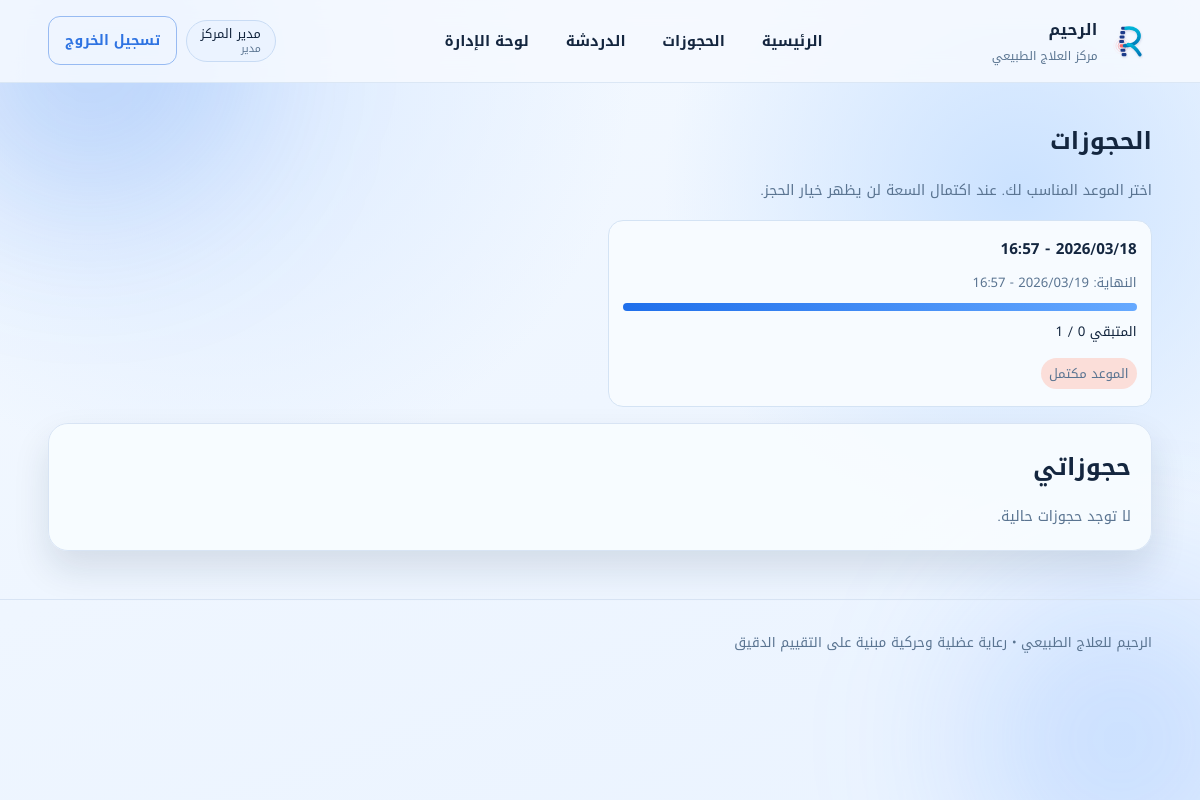
The app's page /reservations (signed in) with its own data.
### tables this page shows
CREATE TABLE users (
            id INTEGER PRIMARY KEY AUTOINCREMENT,
            full_name TEXT NOT NULL,
            username TEXT NOT NULL UNIQUE,
            password_hash TEXT NOT NULL,
            role TEXT NOT NULL CHECK (role IN ('patient', 'admin')),
            created_at TEXT NOT NULL
        );

CREATE TABLE reservation_slots (
            id INTEGER PRIMARY KEY AUTOINCREMENT,
            start_time TEXT NOT NULL,
            end_time TEXT NOT NULL,
            capacity INTEGER NOT NULL DEFAULT 1,
            is_active INTEGER NOT NULL DEFAULT 1,
            created_by INTEGER,
            created_at TEXT NOT NULL,
            FOREIGN KEY (created_by) REFERENCES users(id)
        );

### app.py (the view)
@app.route("/reservations")
@login_required
def reservations():
    db = get_db()
    now = datetime.utcnow().isoformat(timespec="minutes")
    slots = db.execute(
        """
        SELECT
            s.id,
            s.start_time,
            s.end_time,
            s.capacity,
            s.is_active,
            COUNT(r.id) AS booked
        FROM reservation_slots s
        LEFT JOIN reservations r ON r.slot_id = s.id AND r.status = 'confirmed'
        WHERE s.is_active = 1 AND s.start_time >= ?
        GROUP BY s.id
        ORDER BY s.start_time ASC
        """,
        (now,),
    ).fetchall()
    my_reservations = db.execute(
        """
        SELECT r.id, r.notes, r.status, r.created_at, s.start_time, s.end_time
        FROM reservations r
        JOIN reservation_slots s ON s.id = r.slot_id
        WHERE r.user_id = ?
        ORDER BY s.start_time ASC
        """,
        (current_user.id,),
    ).fetchall()
    return render_template(
        "reservations.html",
        slots=slots,
        my_reservations=my_reservations,
    )

### app.py (called while the page is built)
@login_manager.user_loader
def load_user(user_id: str) -> User | None:
    return User.get(user_id)

def get_db() -> sqlite3.Connection:
    if "db" not in g:
        g.db = sqlite3.connect(DB_PATH)
        g.db.row_factory = sqlite3.Row
    return g.db

@app.template_filter("dt_ar")
def dt_ar_filter(value: str) -> str:
    if not value:
        return "-"
    try:
        dt = datetime.fromisoformat(value)
        return dt.strftime("%Y/%m/%d - %H:%M")
    except ValueError:
        return value

    @staticmethod
    def from_row(row: sqlite3.Row) -> "User":
        return User(
            user_id=row["id"],
            full_name=row["full_name"],
            username=row["username"],
            role=row["role"],
        )

    @staticmethod
    def get(user_id: str) -> "User | None":
        db = get_db()
        row = db.execute(
            "SELECT id, full_name, username, role FROM users WHERE id = ?",
            (user_id,),
        ).fetchone()
        return User.from_row(row) if row else None

### templates/reservations.html (shortened to what this page needs)
{% extends "base.html" %}
{% block content %}
<section class="section-head" data-reveal>
  <h1>الحجوزات</h1>
  <p>اختر الموعد المناسب لك. عند اكتمال السعة لن يظهر خيار الحجز.</p>
</section>
<section class="slots-grid" data-reveal>
  {% if slots %}
    {% for slot in slots %}
      {% set remaining = slot.capacity - slot.booked %}
      {% set usage = ((slot.booked / slot.capacity) * 100) | int %}
      <article class="slot-card">
        <h2>{{ slot.start_time|dt_ar }}</h2>
        <p>النهاية: {{ slot.end_time|dt_ar }}</p>
        <div class="capacity">
          <div class="bar"><span style="width: {{ usage }}%"></span></div>
          <small>المتبقي {{ remaining }} / {{ slot.capacity }}</small>
        </div>
        {% if remaining > 0 %}
          <form method="post" action="{{ url_for('book_slot', slot_id=slot.id) }}">
            <label for="notes-{{ slot.id }}">ملاحظة للحجز (اختياري)</label>
            <textarea id="notes-{{ slot.id }}" name="notes" rows="2" placeholder="مثال: ألم مزمن أسفل الظهر"></textarea>
            <button class="btn" type="submit">تأكيد الحجز</button>
          </form>
        {% else %}
          <p class="badge-danger">الموعد مكتمل</p>
        {% endif %}
      </article>
    {% endfor %}
  {% else %}
    <p class="empty-state">لا توجد مواعيد متاحة الآن.</p>
  {% endif %}
</section>
<section class="panel" data-reveal>
  <h2>حجوزاتي</h2>
  {% if my_reservations %}
  <div class="table-wrap">
    <table>
      <thead>
        <tr>
          <th>موعد البداية</th>
          <th>موعد النهاية</th>
          <th>الحالة</th>
          <th>ملاحظة</th>
          <th>إجراء</th>
        </tr>
      </thead>
      <tbody>
        {% for booking in my_reservations %}
        <tr>
          <td>{{ booking.start_time|dt_ar }}</td>
          <td>{{ booking.end_time|dt_ar }}</td>
          <td>{{ booking.status }}</td>
          <td>{{ booking.notes or '-' }}</td>
          <td>
            <form method="post" action="{{ url_for('cancel_reservation', reservation_id=booking.id) }}">
              <button class="btn ghost danger" type="submit">إلغاء</button>
            </form>
          </td>
        </tr>
        {% endfor %}
      </tbody>
    </table>
  </div>
  {% else %}
  <p class="empty-state">لا توجد حجوزات حالية.</p>
  {% endif %}
</section>
{% endblock %}

### templates/base.html (shortened to what this page needs)
<!doctype html>
<html lang="ar" dir="rtl">
  <head>
    <link rel="stylesheet" href="{{ url_for('static', filename='css/style.css') }}" />
  </head>
  <body>
    <div class="bg-orb bg-orb-a" aria-hidden="true"></div>
    <div class="bg-orb bg-orb-b" aria-hidden="true"></div>
    <header class="site-header">
      <div class="container nav-wrap">
        <a href="{{ url_for('home') }}" class="brand">
          <img src="{{ url_for('static', filename='images/r-logo.svg') }}" alt="شعار الرحيم بشكل جسم إنسان وعمود فقري" class="brand-logo" />
          <div>
            <strong>الرحيم</strong>
            <span>مركز العلاج الطبيعي</span>
          </div>
        </a>
        <nav class="site-nav">
          <a href="{{ url_for('home') }}">الرئيسية</a>
          {% if current_user.is_authenticated %}
          <a href="{{ url_for('reservations') }}">الحجوزات</a>
          <a href="{{ url_for('chat') }}">الدردشة</a>
          {% if current_user.role == 'admin' %}
          <a href="{{ url_for('admin_dashboard') }}">لوحة الإدارة</a>
          {% endif %}
          {% endif %}
        </nav>
        <div class="account-zone">
          {% if current_user.is_authenticated %}
          <span class="account-pill">
            {{ current_user.full_name }}
            <small>{{ 'مدير' if current_user.role == 'admin' else 'مراجع' }}</small>
          </span>
          <a class="btn ghost" href="{{ url_for('logout') }}">تسجيل الخروج</a>
          {% else %}
          <a class="btn ghost" href="{{ url_for('register') }}">حساب جديد</a>
          <a class="btn" href="{{ url_for('login') }}">دخول</a>
          {% endif %}
        </div>
      </div>
    </header>
    <main class="container page-content">
      {% block content %}{% endblock %}
    </main>
    <footer class="site-footer">
      <div class="container">
        <p>الرحيم للعلاج الطبيعي • رعاية عضلية وحركية مبنية على التقييم الدقيق</p>
      </div>
    </footer>
  </body>
</html>

### static/css/style.css (style rules this page uses)
:root { --bg: #edf4ff; --paper: #f8fbff; --text: #14263f; --muted: #5a7491; --primary: #1f6feb; --primary-dark: #184da8; --accent: #2e73e2; --line: #d8e4f4; --good: #1f6feb; --warn: #2f75d6; --danger: #b33a4c; --shadow: 0 18px 36px rgba(20, 38, 63, 0.12); --radius: 18px; }
* { box-sizing: border-box; }
html, body { margin: 0; padding: 0; }
body { font-family: "Noto Kufi Arabic", "Changa", sans-serif; color: var(--text); background: radial-gradient(circle at 18% 8%, #dbeaff 0%, rgba(219, 234, 255, 0) 34%), radial-gradient(circle at 85% 24%, #cbe2ff 0%, rgba(203, 226, 255, 0) 30%), linear-gradient(160deg, #f4f9ff 0%, #eaf3ff 100%); min-height: 100vh; }
.bg-orb { position: fixed; width: 300px; height: 300px; border-radius: 50%; filter: blur(80px); z-index: -2; pointer-events: none; }
.bg-orb-a { background: rgba(31, 111, 235, 0.2); top: -90px; left: -60px; }
.bg-orb-b { background: rgba(67, 140, 255, 0.2); bottom: -90px; right: -70px; }
.container { width: min(1140px, 92vw); margin: 0 auto; }
.site-header { position: sticky; top: 0; z-index: 30; backdrop-filter: blur(12px); background: rgba(246, 250, 255, 0.86); border-bottom: 1px solid rgba(216, 228, 244, 0.85); }
.nav-wrap { display: flex; align-items: center; justify-content: space-between; gap: 1rem; padding: 0.9rem 0; }
.brand { display: inline-flex; align-items: center; gap: 0.65rem; color: var(--text); text-decoration: none; }
.brand-logo { width: 44px; height: 44px; }
.brand strong { display: block; font-size: 1rem; letter-spacing: 0.2px; }
.brand span { display: block; color: var(--muted); font-size: 0.75rem; }
.site-nav { display: inline-flex; align-items: center; gap: 0.9rem; }
.site-nav a { text-decoration: none; color: var(--text); font-weight: 600; font-size: 0.92rem; padding: 0.45rem 0.7rem; border-radius: 10px; transition: background-color 0.2s ease, color 0.2s ease; }
.account-zone { display: inline-flex; align-items: center; gap: 0.55rem; }
.account-pill { background: #ebf3ff; border: 1px solid #c8dbf4; border-radius: 999px; padding: 0.35rem 0.85rem; font-size: 0.8rem; display: inline-flex; flex-direction: column; line-height: 1.25; }
.account-pill small { color: var(--muted); }
.page-content { padding: 2rem 0 3rem; }
.site-footer { border-top: 1px solid var(--line); padding: 1rem 0 1.4rem; color: var(--muted); font-size: 0.85rem; }
.btn { display: inline-flex; align-items: center; justify-content: center; border: none; background: linear-gradient(120deg, var(--primary), #4ea3ff); color: #fff; text-decoration: none; border-radius: 12px; padding: 0.63rem 1rem; font-size: 0.88rem; font-weight: 700; cursor: pointer; transition: transform 0.2s ease, box-shadow 0.2s ease, opacity 0.2s ease; box-shadow: 0 7px 14px rgba(31, 111, 235, 0.3); }
.btn.ghost { background: transparent; color: var(--accent); border: 1px solid rgba(46, 115, 226, 0.45); box-shadow: none; }
.flow, .services, .muscle-lab, .quick-slots, .panel { background: rgba(248, 252, 255, 0.92); border: 1px solid var(--line); border-radius: calc(var(--radius) + 2px); box-shadow: var(--shadow); padding: 1.25rem; margin-top: 1rem; }
.flow h2, .services h2, .muscle-lab h2, .quick-slots h2, .panel h2, .section-head h1 { margin: 0 0 0.8rem; }
.section-head { margin: 0.2rem 0 1rem; }
.section-head p { margin: 0; color: var(--muted); font-size: 0.9rem; }
.slots-grid { display: grid; grid-template-columns: repeat(2, minmax(0, 1fr)); gap: 1rem; }
.slot-card { border: 1px solid #d4e3f4; border-radius: 15px; padding: 0.9rem; background: #f7fbff; }
.slot-card h2, .slot-card h3 { margin: 0 0 0.4rem; font-size: 0.95rem; }
.slot-card p { margin: 0.2rem 0; color: var(--muted); font-size: 0.82rem; }
.capacity { margin: 0.5rem 0; }
.capacity .bar { background: #e3ecf8; border-radius: 999px; height: 8px; overflow: hidden; margin-bottom: 0.3rem; }
.capacity .bar span { display: block; height: 100%; background: linear-gradient(90deg, #1f6feb, #66a9ff); }
.badge-danger, .badge-warn { display: inline-flex; font-size: 0.78rem; border-radius: 999px; padding: 0.2rem 0.5rem; }
.badge-danger { color: #85200f; background: #fbded9; }
.empty-state { margin: 0; color: var(--muted); font-size: 0.9rem; }
[data-reveal] { opacity: 0; transform: translateY(20px); transition: transform 0.55s ease, opacity 0.55s ease; }
[data-reveal].visible { opacity: 1; transform: translateY(0); }

### records on screen
users: full_name "مدير المركز", role "مدير"
reservation_slots: start_time|dt_ar "2026/03/18 - 16:57", end_time|dt_ar "2026/03/19 - 16:57", {{ usage }} 100 (drawn), capacity "1"
